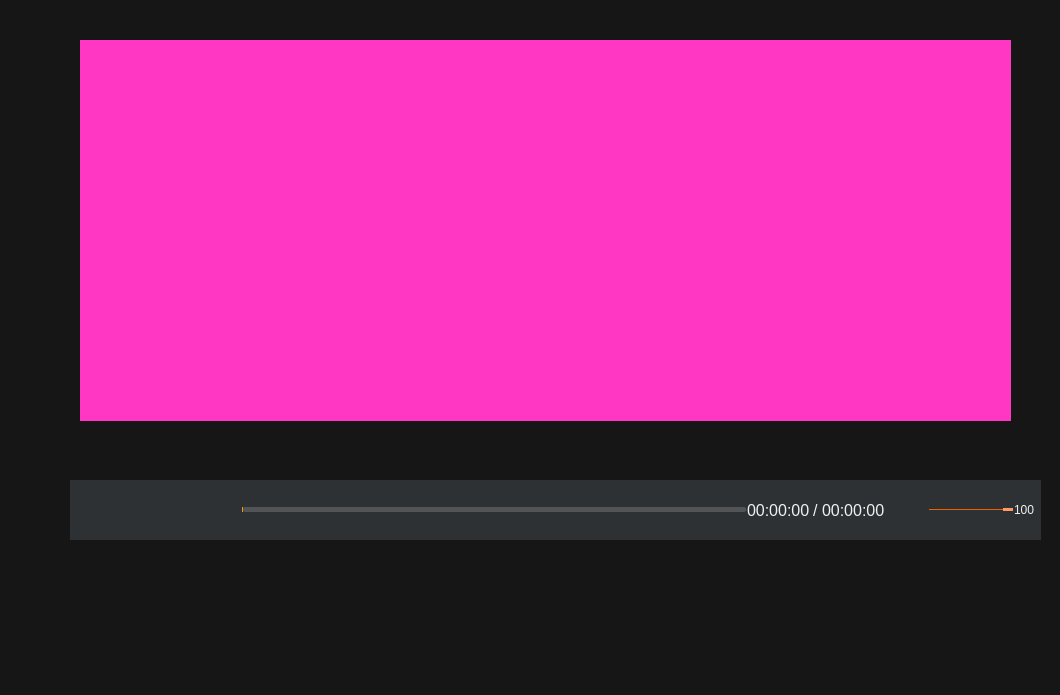
<?xml version="1.0" encoding="UTF-8"?>
<ui version="4.0">
 <class>MainWindow</class>
 <widget class="QWidget" name="MainWindow">
  <property name="geometry">
   <rect>
    <x>0</x>
    <y>0</y>
    <width>1060</width>
    <height>695</height>
   </rect>
  </property>
  <property name="windowTitle">
   <string>Form</string>
  </property>
  <layout class="QVBoxLayout" name="verticalLayout">
   <property name="spacing">
    <number>0</number>
   </property>
   <property name="leftMargin">
    <number>0</number>
   </property>
   <property name="topMargin">
    <number>0</number>
   </property>
   <property name="rightMargin">
    <number>0</number>
   </property>
   <property name="bottomMargin">
    <number>0</number>
   </property>
   <item>
    <widget class="QWidget" name="widget_container" native="true">
     <property name="styleSheet">
      <string notr="true">QWidget#widget_container
{
	background-color: rgb(22, 22, 22);
}
</string>
     </property>
     <widget class="QStackedWidget" name="stackedWidget">
      <property name="geometry">
       <rect>
        <x>80</x>
        <y>40</y>
        <width>931</width>
        <height>381</height>
       </rect>
      </property>
      <property name="currentIndex">
       <number>2</number>
      </property>
      <widget class="QWidget" name="page_open">
       <layout class="QVBoxLayout" name="verticalLayout_6">
        <property name="spacing">
         <number>0</number>
        </property>
        <property name="leftMargin">
         <number>0</number>
        </property>
        <property name="topMargin">
         <number>0</number>
        </property>
        <property name="rightMargin">
         <number>0</number>
        </property>
        <property name="bottomMargin">
         <number>0</number>
        </property>
        <item>
         <widget class="QWidget" name="widget_showopen" native="true">
          <property name="sizePolicy">
           <sizepolicy hsizetype="Preferred" vsizetype="Expanding">
            <horstretch>0</horstretch>
            <verstretch>0</verstretch>
           </sizepolicy>
          </property>
          <property name="styleSheet">
           <string notr="true">QWidget#widget_showopen
{
	
	background-color: rgba(60, 65, 68,100);
}</string>
          </property>
          <layout class="QVBoxLayout" name="verticalLayout_5">
           <item>
            <layout class="QHBoxLayout" name="horizontalLayout_3">
             <item>
              <spacer name="horizontalSpacer">
               <property name="orientation">
                <enum>Qt::Horizontal</enum>
               </property>
               <property name="sizeHint" stdset="0">
                <size>
                 <width>40</width>
                 <height>20</height>
                </size>
               </property>
              </spacer>
             </item>
             <item>
              <widget class="QToolButton" name="toolButton_open">
               <property name="minimumSize">
                <size>
                 <width>160</width>
                 <height>50</height>
                </size>
               </property>
               <property name="cursor">
                <cursorShape>PointingHandCursor</cursorShape>
               </property>
               <property name="text">
                <string>打开文件</string>
               </property>
              </widget>
             </item>
             <item>
              <spacer name="horizontalSpacer_2">
               <property name="orientation">
                <enum>Qt::Horizontal</enum>
               </property>
               <property name="sizeHint" stdset="0">
                <size>
                 <width>40</width>
                 <height>20</height>
                </size>
               </property>
              </spacer>
             </item>
            </layout>
           </item>
          </layout>
         </widget>
        </item>
       </layout>
      </widget>
      <widget class="QWidget" name="page_audio">
       <layout class="QVBoxLayout" name="verticalLayout_2">
        <item>
         <widget class="QLabel" name="label">
          <property name="styleSheet">
           <string notr="true">image: url(:/image/audio.png);</string>
          </property>
          <property name="text">
           <string/>
          </property>
         </widget>
        </item>
       </layout>
      </widget>
      <widget class="QWidget" name="page_video">
       <layout class="QVBoxLayout" name="verticalLayout_8">
        <property name="spacing">
         <number>0</number>
        </property>
        <property name="leftMargin">
         <number>0</number>
        </property>
        <property name="topMargin">
         <number>0</number>
        </property>
        <property name="rightMargin">
         <number>0</number>
        </property>
        <property name="bottomMargin">
         <number>0</number>
        </property>
        <item>
         <widget class="ShowVideoWidget" name="widget_videoPlayer" native="true">
          <property name="enabled">
           <bool>true</bool>
          </property>
          <property name="sizePolicy">
           <sizepolicy hsizetype="Preferred" vsizetype="Expanding">
            <horstretch>0</horstretch>
            <verstretch>0</verstretch>
           </sizepolicy>
          </property>
          <property name="mouseTracking">
           <bool>true</bool>
          </property>
          <property name="styleSheet">
           <string notr="true">QWidget#widget_videoPlayer
{
	background-color: rgb(255, 55, 195);
}</string>
          </property>
         </widget>
        </item>
       </layout>
      </widget>
     </widget>
     <widget class="QWidget" name="widget_controller" native="true">
      <property name="geometry">
       <rect>
        <x>70</x>
        <y>480</y>
        <width>971</width>
        <height>60</height>
       </rect>
      </property>
      <property name="styleSheet">
       <string notr="true">QWidget#widget_controller
{
	background-color: rgba(60, 65, 68,160);
}</string>
      </property>
      <layout class="QVBoxLayout" name="verticalLayout_7">
       <property name="leftMargin">
        <number>6</number>
       </property>
       <property name="topMargin">
        <number>6</number>
       </property>
       <property name="rightMargin">
        <number>6</number>
       </property>
       <property name="bottomMargin">
        <number>6</number>
       </property>
       <item>
        <layout class="QHBoxLayout" name="horizontalLayout_2">
         <property name="spacing">
          <number>1</number>
         </property>
         <property name="rightMargin">
          <number>0</number>
         </property>
         <item>
          <widget class="QPushButton" name="pushButton_open">
           <property name="minimumSize">
            <size>
             <width>36</width>
             <height>36</height>
            </size>
           </property>
           <property name="cursor">
            <cursorShape>PointingHandCursor</cursorShape>
           </property>
           <property name="styleSheet">
            <string notr="true">QPushButton{ 
image: url(:image/open_normal.png);
border-radius:0px; 
} 
QPushButton:hover{ 
image: url(:image/open_focus.png);
border-radius:0px; 
} 
QPushButton:pressed{ 
image: url(:image/open_normal.png);
border-radius:0px; 
}
</string>
           </property>
           <property name="text">
            <string/>
           </property>
          </widget>
         </item>
         <item>
          <spacer name="horizontalSpacer_3">
           <property name="orientation">
            <enum>Qt::Horizontal</enum>
           </property>
           <property name="sizeType">
            <enum>QSizePolicy::Fixed</enum>
           </property>
           <property name="sizeHint" stdset="0">
            <size>
             <width>6</width>
             <height>20</height>
            </size>
           </property>
          </spacer>
         </item>
         <item>
          <widget class="QPushButton" name="pushButton_play">
           <property name="minimumSize">
            <size>
             <width>36</width>
             <height>36</height>
            </size>
           </property>
           <property name="cursor">
            <cursorShape>PointingHandCursor</cursorShape>
           </property>
           <property name="styleSheet">
            <string notr="true">QPushButton{ 
image: url(:image/start_normal.png);
border-radius:0px; 
}  
QPushButton:hover{ 
image: url(:image/start_focus.png);
border-radius:0px; 
} 
QPushButton:pressed{ 
image: url(:image/start_normal.png);
border-radius:0px; 
}
</string>
           </property>
           <property name="text">
            <string/>
           </property>
          </widget>
         </item>
         <item>
          <widget class="QPushButton" name="pushButton_pause">
           <property name="minimumSize">
            <size>
             <width>36</width>
             <height>36</height>
            </size>
           </property>
           <property name="cursor">
            <cursorShape>PointingHandCursor</cursorShape>
           </property>
           <property name="styleSheet">
            <string notr="true">QPushButton{ 
image: url(:image/pause_normal.png);
border-radius:0px; 
} 
QPushButton:hover{ 
image: url(:image/pause_focus.png);
border-radius:0px; 
} 
QPushButton:pressed{ 
image: url(:image/pause_normal.png);
border-radius:0px; 
}
</string>
           </property>
           <property name="text">
            <string/>
           </property>
          </widget>
         </item>
         <item>
          <spacer name="horizontalSpacer_5">
           <property name="orientation">
            <enum>Qt::Horizontal</enum>
           </property>
           <property name="sizeType">
            <enum>QSizePolicy::Fixed</enum>
           </property>
           <property name="sizeHint" stdset="0">
            <size>
             <width>6</width>
             <height>20</height>
            </size>
           </property>
          </spacer>
         </item>
         <item>
          <widget class="QPushButton" name="pushButton_stop">
           <property name="minimumSize">
            <size>
             <width>36</width>
             <height>36</height>
            </size>
           </property>
           <property name="cursor">
            <cursorShape>PointingHandCursor</cursorShape>
           </property>
           <property name="styleSheet">
            <string notr="true">QPushButton{ 
image: url(:image/stop_normal.png);
border-radius:0px; 
}  
QPushButton:hover{ 
image: url(:image/stop_focus.png);
border-radius:0px; 
} 
QPushButton:pressed{ 
image: url(:image/stop_normal.png);
border-radius:0px; 
}
</string>
           </property>
           <property name="text">
            <string/>
           </property>
          </widget>
         </item>
         <item>
          <spacer name="horizontalSpacer_6">
           <property name="orientation">
            <enum>Qt::Horizontal</enum>
           </property>
           <property name="sizeType">
            <enum>QSizePolicy::Fixed</enum>
           </property>
           <property name="sizeHint" stdset="0">
            <size>
             <width>6</width>
             <height>20</height>
            </size>
           </property>
          </spacer>
         </item>
         <item>
          <widget class="VideoSlider" name="horizontalSlider">
           <property name="cursor">
            <cursorShape>PointingHandCursor</cursorShape>
           </property>
           <property name="styleSheet">
            <string notr="true">QSlider::groove:horizontal {
border: 0px solid #bbb;
}

QSlider::sub-page:horizontal {
background-color: #ff9900;
border-bottom-left-radius: 2px; 
border-top-left-radius: 2px; 

border-radius: 2px; 
margin-top:5px;
margin-bottom:5px;
}

QSlider::add-page:horizontal {
background-color: rgba(228, 228, 228, 50);v
border: 0px solid #777;
border-radius: 2px;
margin-top:5px;
margin-bottom:5px;
}
/*
QSlider::handle:horizontal {
background: rgb(255,153,102); 
border: 1px solid rgb(255,153,102); 
width: 14px;
height:10px;
border-radius: 7px;
margin-top:2px;
margin-bottom:2px;
}

QSlider::handle:horizontal:hover {
background: rgb(255,128,6); 
border: 1px solid rgba(102,102,102,102);
border-radius: 7px;
}*/

QSlider::sub-page:horizontal:disabled {
background: #bbb;
border-color: #999;
}

QSlider::add-page:horizontal:disabled {
background: #eee;
border-color: #999;
}

QSlider::handle:horizontal:disabled {
background: #eee;
border: 1px solid #aaa;
border-radius: 2px;
}
</string>
           </property>
           <property name="maximum">
            <number>100</number>
           </property>
           <property name="value">
            <number>0</number>
           </property>
           <property name="orientation">
            <enum>Qt::Horizontal</enum>
           </property>
          </widget>
         </item>
         <item>
          <layout class="QHBoxLayout" name="horizontalLayout">
           <property name="spacing">
            <number>3</number>
           </property>
           <item>
            <widget class="QLabel" name="label_currenttime">
             <property name="styleSheet">
              <string notr="true">QLabel{
	border-radius:0px;
	color: #F0F0F0;
	background-color:rgba(0,0,0,0);
	border-style:none;
font-family:&quot;微软雅黑&quot;;
font-size:16px;
}
</string>
             </property>
             <property name="text">
              <string>00:00:00</string>
             </property>
            </widget>
           </item>
           <item>
            <widget class="QLabel" name="label_2">
             <property name="styleSheet">
              <string notr="true">QLabel{
	border-radius:0px;
	color: #F0F0F0;
	background-color:rgba(0,0,0,0);
	border-style:none;
font-family:&quot;微软雅黑&quot;;
font-size:16px;
}
</string>
             </property>
             <property name="text">
              <string>/</string>
             </property>
            </widget>
           </item>
           <item>
            <widget class="QLabel" name="label_totaltime">
             <property name="styleSheet">
              <string notr="true">QLabel{
	border-radius:0px;
	color: #F0F0F0;
	background-color:rgba(0,0,0,0);
	border-style:none;
font-family:&quot;微软雅黑&quot;;
font-size:16px;
}
</string>
             </property>
             <property name="text">
              <string>00:00:00</string>
             </property>
            </widget>
           </item>
          </layout>
         </item>
         <item>
          <widget class="QPushButton" name="pushButton_volume">
           <property name="minimumSize">
            <size>
             <width>36</width>
             <height>36</height>
            </size>
           </property>
           <property name="cursor">
            <cursorShape>PointingHandCursor</cursorShape>
           </property>
           <property name="styleSheet">
            <string notr="true">QPushButton{ 
image: url(:/image/volume_normal.png);
border-radius:0px; 
padding:5px;
}  
QPushButton:hover{ 
image: url(:image/stop_focus.png);
border-radius:0px; 
padding:3px;
} 
QPushButton:!checked{ 
image: url(:/image/volume_normal.png);
} 
QPushButton:checked{ 
image: url(:/image/volume_mute.png);
} 

</string>
           </property>
           <property name="text">
            <string/>
           </property>
           <property name="checkable">
            <bool>true</bool>
           </property>
          </widget>
         </item>
         <item>
          <widget class="QSlider" name="horizontalSlider_volume">
           <property name="sizePolicy">
            <sizepolicy hsizetype="Fixed" vsizetype="Fixed">
             <horstretch>0</horstretch>
             <verstretch>0</verstretch>
            </sizepolicy>
           </property>
           <property name="maximumSize">
            <size>
             <width>150</width>
             <height>16777215</height>
            </size>
           </property>
           <property name="styleSheet">
            <string notr="true">QSlider::groove:horizontal {
border: 0px solid #bbb;
}

QSlider::sub-page:horizontal {
background: rgb(235,97,0);
border-radius: 0px;
margin-top:8px;
margin-bottom:8px;
}

QSlider::add-page:horizontal {
background: rgb(255,255, 255);
border: 0px solid #777;
border-radius: 2px;
margin-top:8px;
margin-bottom:8px;
}

QSlider::handle:horizontal {
background: rgb(255,153,102); 
border: 1px solid rgb(255,153,102); 
width: 8px;
height:8px;
border-radius: 2px;
margin-top:6px;
margin-bottom:6px;
}

QSlider::handle:horizontal:hover {
background: rgb(255,128,6); 
border: 1px solid rgba(102,102,102,102);
border-radius: 7px;
}

QSlider::sub-page:horizontal:disabled {
background: #bbb;
border-color: #999;
}

QSlider::add-page:horizontal:disabled {
background: #eee;
border-color: #999;
}

QSlider::handle:horizontal:disabled {
background: #eee;
border: 1px solid #aaa;
border-radius: 4px;
}

</string>
           </property>
           <property name="maximum">
            <number>100</number>
           </property>
           <property name="singleStep">
            <number>0</number>
           </property>
           <property name="pageStep">
            <number>0</number>
           </property>
           <property name="value">
            <number>100</number>
           </property>
           <property name="orientation">
            <enum>Qt::Horizontal</enum>
           </property>
          </widget>
         </item>
         <item>
          <widget class="QLabel" name="label_volume">
           <property name="minimumSize">
            <size>
             <width>20</width>
             <height>0</height>
            </size>
           </property>
           <property name="styleSheet">
            <string notr="true">QLabel{
	border-radius:0px;
	color: #F0F0F0;
	background-color:rgba(0,0,0,0);
	border-style:none;
font: 16px &quot;微软雅黑&quot;;

}
</string>
           </property>
           <property name="text">
            <string>100</string>
           </property>
           <property name="alignment">
            <set>Qt::AlignLeading|Qt::AlignLeft|Qt::AlignVCenter</set>
           </property>
          </widget>
         </item>
        </layout>
       </item>
      </layout>
     </widget>
    </widget>
   </item>
  </layout>
 </widget>
 <customwidgets>
  <customwidget>
   <class>ShowVideoWidget</class>
   <extends>QWidget</extends>
   <header>Widget/ShowVideoWidget.h</header>
   <container>1</container>
  </customwidget>
  <customwidget>
   <class>VideoSlider</class>
   <extends>QSlider</extends>
   <header>Widget/VideoSlider.h</header>
  </customwidget>
 </customwidgets>
 <resources/>
 <connections/>
</ui>
